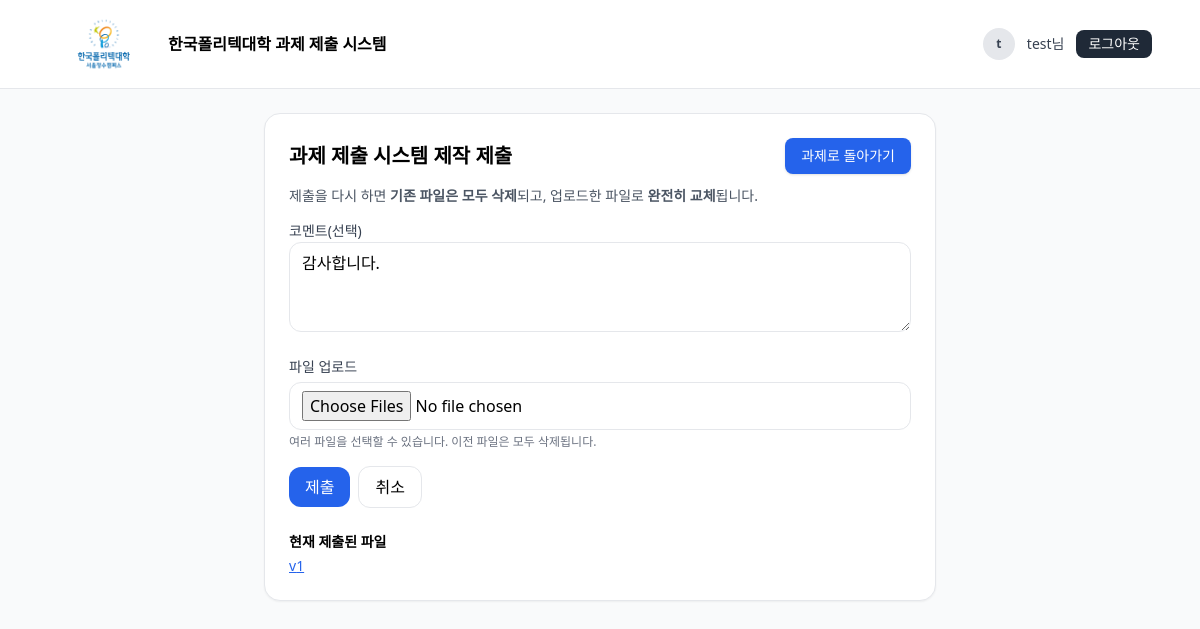
The page /teams/12/assignments/10/submit (signed in) on the database its author committed.
### submit/models.py (models this page shows, shortened)
class Assignment(models.Model):
    team = models.ForeignKey(Team, on_delete=models.CASCADE, related_name="assignments", verbose_name="팀")
    title = models.CharField("제목", max_length=120)
    description = models.TextField("설명", blank=True)
    due_at = models.DateTimeField("마감일시")
    max_score = models.PositiveIntegerField("배점", default=100)
    late_policy = models.CharField("지연 정책", max_length=50, blank=True)   # 예: "accept -10/day"
    file_rules = models.CharField("파일 규칙", max_length=100, blank=True)   # 예: "pdf,zip; 20MB"
    created_by = models.ForeignKey(User, on_delete=models.SET_NULL, null=True, verbose_name="등록자(교수)")
    created_at = models.DateTimeField("생성일시", auto_now_add=True)
    updated_at = models.DateTimeField("수정일시", auto_now=True)
    is_closed = models.BooleanField("마감됨", default=False)
    class Meta:
        verbose_name = "과제"
        verbose_name_plural = "과제"
        ordering = ["due_at"]

class Submission(models.Model):
    STATUS = (
        ("not_submitted", "미제출"),
        ("late", "지연제출"),
        ("submitted", "제출됨"),
        ("graded", "채점완료"),
    )
    assignment = models.ForeignKey(Assignment, on_delete=models.CASCADE, verbose_name="과제")
    student = models.ForeignKey(User, on_delete=models.CASCADE, verbose_name="학생")
    status = models.CharField("상태", max_length=20, choices=STATUS, default="not_submitted")
    comment = models.TextField("제출 메모", blank=True)
    submitted_at = models.DateTimeField("제출일시", null=True, blank=True)
    class Meta:
        verbose_name = "제출"
        verbose_name_plural = "제출"
        constraints = [
            models.UniqueConstraint(fields=["assignment", "student"], name="uq_assignment_student"),
        ]

class SubmissionFile(models.Model):
    submission = models.ForeignKey(Submission, on_delete=models.CASCADE, related_name="files", verbose_name="제출")
    file = models.FileField("파일", upload_to="submissions/")
    version = models.PositiveIntegerField("버전", default=1)
    size = models.PositiveIntegerField("크기(Byte)", default=0)

### submit/views.py (the view, shortened to what this page needs)
# urls.py: path('teams/<int:team_id>/assignments/<int:assignment_id>/submit', views.assignment_submit, name='assignment_submit'),
@login_required
def assignment_submit(request, team_id, assignment_id):
    team = get_object_or_404(Team, pk=team_id)
    a = get_object_or_404(Assignment, pk=assignment_id, team=team)
    is_owner = (team.owner_id == request.user.id)
    is_member = TeamMembership.objects.filter(team=team, student=request.user, status="APPROVED").exists()
    if not (is_owner or is_member):
        return HttpResponseForbidden("팀 구성원만 접근할 수 있습니다.")
    if getattr(a, "is_closed", False):
        return HttpResponseForbidden("마감된 과제입니다.")
    sub, _ = Submission.objects.get_or_create(
        assignment=a, student=request.user,
        defaults={"status": "not_submitted"}
    )
    return render(request, "assignments/submit.html", {
        "team": team,
        "a": a,
        "my_sub": sub,
    })

### templates/assignments/submit.html (shortened to what this page needs)
{% extends 'base.html' %}
{% block content %}
<div class="max-w-2xl mx-auto rounded-2xl border bg-white p-6 shadow-sm">
  <div class="flex items-center justify-between mb-3">
    <h1 class="text-xl font-semibold">{{ a.title }} 제출</h1>
    <a class="inline-flex items-center gap-1 px-4 py-2 rounded-lg bg-blue-600 text-white text-sm font-medium shadow hover:bg-blue-500 transition"
       href="{% url 'assignment_detail' team_id=team.id assignment_id=a.id %}">과제로 돌아가기</a>
  </div>
  <p class="text-sm text-gray-600 mb-3">
    제출을 다시 하면 <strong>기존 파일은 모두 삭제</strong>되고, 업로드한 파일로 <strong>완전히 교체</strong>됩니다.
  </p>
  <form method="post" enctype="multipart/form-data" class="grid gap-4">
    <div>
      <label class="text-sm text-gray-700">코멘트(선택)</label>
      <textarea name="comment" rows="3" class="w-full border rounded-xl px-3 py-2">{{ my_sub.comment }}</textarea>
    </div>
    <div>
      <label class="text-sm text-gray-700">파일 업로드</label>
      <input type="file" name="files" multiple required class="mt-1 w-full border rounded-xl px-3 py-2" />
      <p class="text-xs text-gray-500 mt-1">여러 파일을 선택할 수 있습니다. 이전 파일은 모두 삭제됩니다.</p>
    </div>
    <div class="flex items-center gap-2">
      <button class="px-4 py-2 rounded-xl bg-blue-600 text-white hover:bg-blue-500">제출</button>
      <a href="{% url 'assignment_detail' team_id=team.id assignment_id=a.id %}"
         class="px-4 py-2 rounded-xl border hover:bg-gray-50">취소</a>
    </div>
  </form>
  {% if my_sub.files.all %}
    <div class="mt-6">
      <div class="text-sm font-semibold mb-1">현재 제출된 파일</div>
      <div class="text-sm text-gray-600">
        {% for f in my_sub.files.all %}
          <a class="underline text-blue-600" href="{{ f.file.url }}" download>v{{ f.version }}</a>
        {% empty %}
          -
        {% endfor %}
      </div>
    </div>
  {% endif %}
</div>
{% endblock %}

### templates/base.html (shortened to what this page needs)
<!doctype html>
<html lang="ko">
<head>
  {% load static %}
  <script src="https://cdn.tailwindcss.com"></script>
</head>
<body class="bg-gray-50">
  <header class="bg-white border-b border-gray-200">
    <div class="max-w-6xl mx-auto flex items-center justify-between px-6 py-3">
        <div class="flex items-center gap-2">
        <a href="{% url 'teacher_team_list' %}" class="flex items-center gap-2">
            <img src="{% static 'img/polytech.png' %}" alt="logo" class="h-[64px] w-auto" />
            <span class="font-semibold">한국폴리텍대학 과제 제출 시스템</span>
        </a>
        </div>
    <div class="flex items-center gap-3">
    {% if request.user.is_authenticated %}
        <span class="inline-flex h-8 w-8 items-center justify-center rounded-full bg-gray-200 text-xs font-semibold text-gray-700">
        {{ request.user.get_full_name|default:request.user.username|first }}
        </span>
    {% if request.user.is_authenticated %}
      {% with sp=request.user.studentprofile|default_if_none:None %}
        {% if sp and request.user.first_name %}
          <span class="text-sm text-gray-700">{{ sp.student_id }} {{ request.user.first_name }}님</span>
        {% elif request.user.first_name %}
          <span class="text-sm text-gray-700">{{ request.user.first_name }}님</span>
        {% else %}
          <span class="text-sm text-gray-700">{{ request.user.username }}님</span>
        {% endif %}
      {% endwith %}
        <form method="post" action="{% url 'logout' %}">
        <button class="px-3 py-1 rounded-lg bg-gray-800 text-white text-sm hover:bg-gray-700" type="submit">
            로그아웃
        </button>
        </form>
    {% else %}
        <a href="{% url 'login' %}" class="px-3 py-1 rounded-lg bg-blue-600 text-white text-sm hover:bg-blue-500">
        로그인
        </a>
    {% endif %}
    {% else %}
        <a href="{% url 'login' %}" class="px-3 py-1 rounded-lg bg-blue-600 text-white text-sm hover:bg-blue-500">
        로그인
        </a>
    {% endif %}
    </div>
  </header>
  <main class="max-w-6xl mx-auto px-6 py-6">
    {% block content %}{% endblock %}
  </main>
</body>
</html>

### rows shown on the page
Assignment: title "과제 제출 시스템 제작"
Submission: comment "감사합니다."
SubmissionFile: version "1"

### other values the page prints
{{ request.user.get_full_name|default:request.user.username|first }} "t"
{{ request.user.username }} "test"
